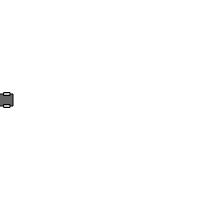
Frame 1 (no input)
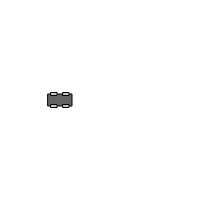
Frame 60 (no input)
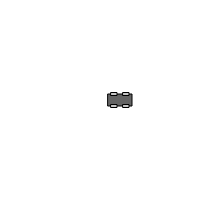
Frame 120 (the mouse pressed at the canvas centre since frame 60)

The p5.js sketch that drew these frames (run headless with seeded random() and noise() and a simulated clock; from frame 60 on, the mouse is pressed at the canvas centre):

// p5.js sketch
// ── sketch.js
// Learning Processing
// Daniel Shiffman
// http://www.learningprocessing.com

// Exercise 7-6: Here is the bouncing ball from Example 5-6 combined with 
// the drawCar() function. Fill in the blanks so that you now have a bouncing
// car with parameter passing! (Note that the global variables are now named 
// globalX and globalY to afunction confusion with the local variables x and y in 
// drawCar()).

var globalX = 0;
var globalY = 100;
var speed = 1;

function setup() {
  createCanvas(200, 200);
}

function draw() {
  background(255);
  move();
  bounce();
  drawCar(globalX, globalY, 24, color(100));
}

function move() {
  // Change the x location by speed
  globalX = globalX + speed;
}

function bounce() {
  if ((globalX > width) || (globalX < 0)) {
    speed = speed * -1;
  }
}

function drawCar(x, y, thesize, c) {
  var offset = thesize / 4;
  rectMode(CENTER);
  stroke(0);
  fill(c);
  rect(x, y, thesize, thesize/2);
  fill(200);
  rect(x - offset, y - offset, offset, offset/2);
  rect(x + offset, y - offset, offset, offset/2);
  rect(x - offset, y + offset, offset, offset/2);
  rect(x + offset, y + offset, offset, offset/2);
}
